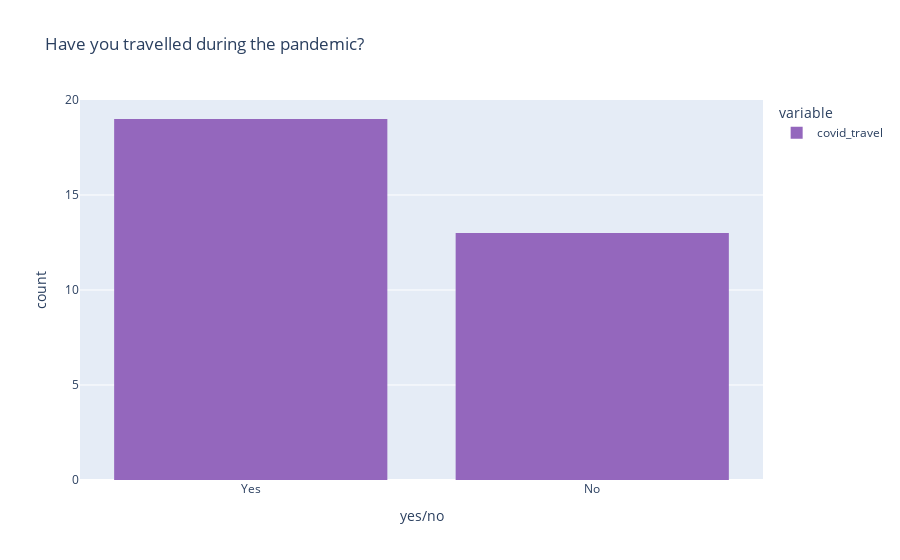

This figure's notebook cell:
### Code cell
# plotly 
fig = px.histogram(df1, x= ['covid_travel'], nbins = 9,
                   title='Have you travelled during the pandemic?',
                   color_discrete_sequence=['#9467bd'],
                   labels={'value':'yes/no'},
                   )
fig.show()

### Figure 1 — Plotly figure (JSON) as saved in the notebook; plotly's stock layout.template omitted (floating-point values rounded to 4 significant figures)
{"data": [{"alignmentgroup": "True", "bingroup": "x", "hovertemplate": "variable=covid_travel<br>yes/no=%{x}<br>count=%{y}<extra></extra>", "legendgroup": "covid_travel", "marker": {"color": "#9467bd"}, "name": "covid_travel", "nbinsx": 9, "offsetgroup": "covid_travel", "orientation": "v", "showlegend": true, "type": "histogram", "x": ["Yes", "No", "No", "No", "No", "Yes", "No", "Yes", "Yes", "Yes", "Yes", "Yes", "Yes", "Yes", "Yes", "No", "Yes", "No", "No", "Yes", "Yes", "Yes", "No", "Yes", "No", "Yes", "Yes", "No", "Yes", "No", "No", "Yes"], "xaxis": "x", "yaxis": "y"}], "layout": {"autosize": true, "barmode": "relative", "legend": {"title": {"text": "variable"}, "tracegroupgap": 0}, "title": {"text": "Have you travelled during the pandemic?"}, "xaxis": {"anchor": "y", "autorange": true, "domain": [0, 1], "range": [-0.5, 1.5], "title": {"text": "yes/no"}, "type": "category"}, "yaxis": {"anchor": "x", "autorange": true, "domain": [0, 1], "range": [0, 20], "title": {"text": "count"}}}}
